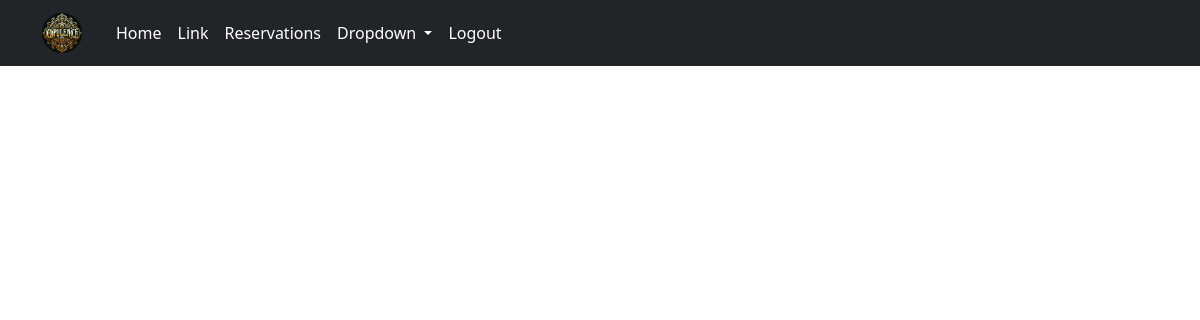
/res/ (signed in), run on an earlier commit of the app's database.
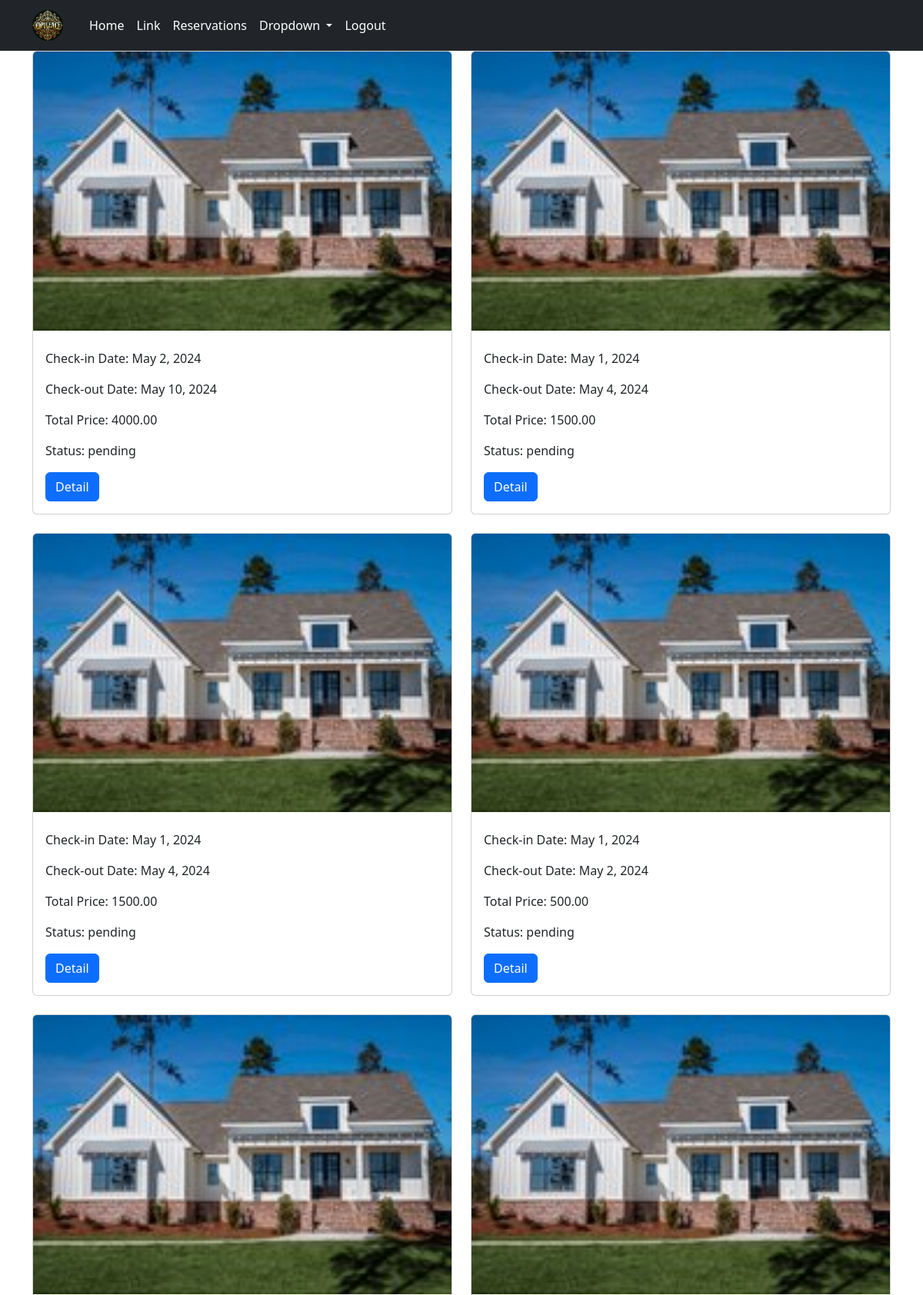
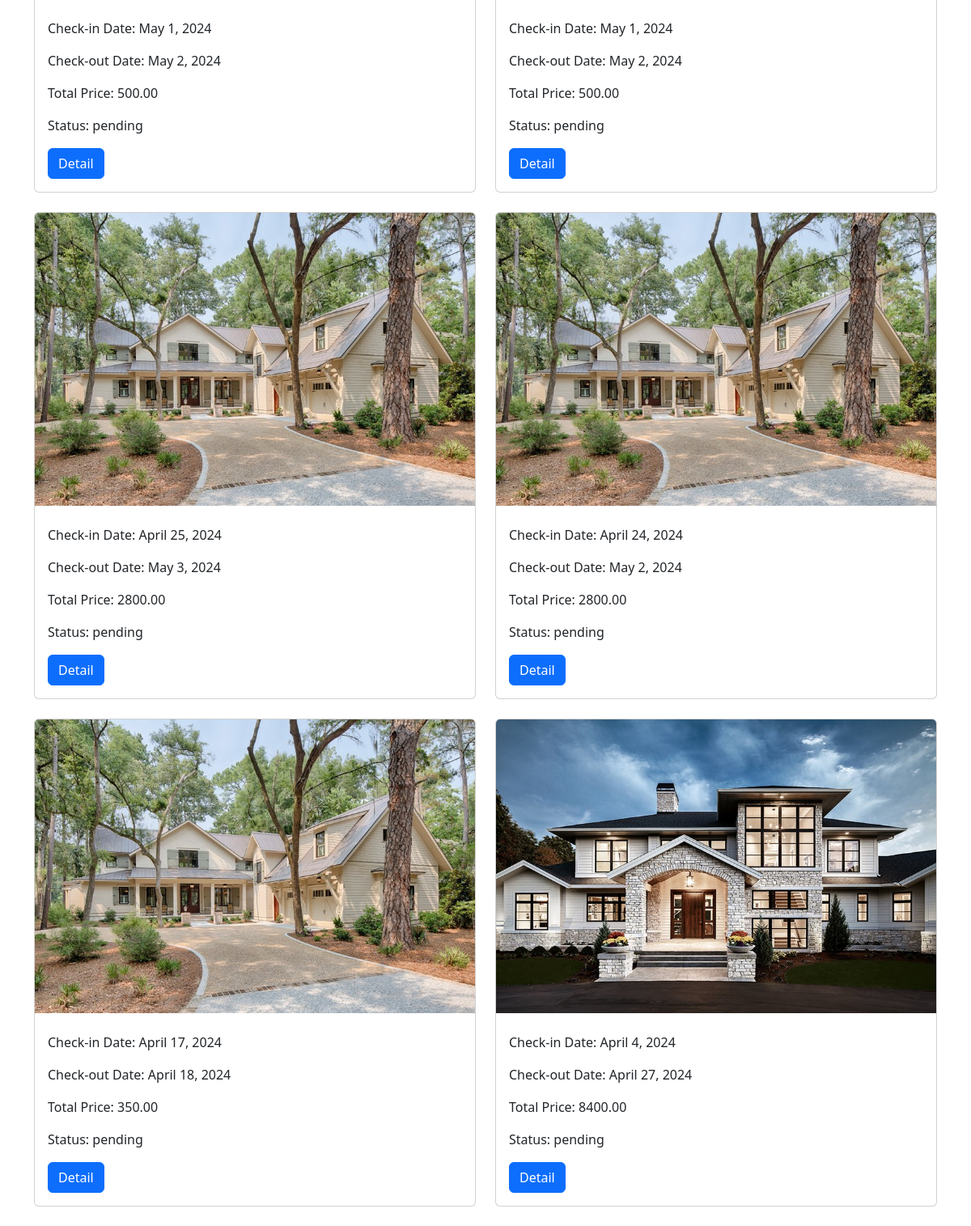
And on a later commit of the database (2 pictures, top to bottom).
### reservations/models.py (models this page shows, shortened)
class Reservation(models.Model):
    user = models.ForeignKey(settings.AUTH_USER_MODEL, null=True, blank=True, on_delete=models.CASCADE)
    apartment = models.ForeignKey(Apartment, on_delete=models.CASCADE)
    check_in_date = models.DateField()
    check_out_date = models.DateField()
    total_price = models.DecimalField(max_digits=10, decimal_places=2)
    reservation_status = models.ForeignKey(ReservationStatus, on_delete=models.CASCADE,default=1)

class ReservationStatus(models.Model):
    status_name = models.CharField(max_length=100, unique=True)
    def __str__(self):
        return self.status_name

### apartments/models.py (models this page shows, shortened)
class Apartment(models.Model):
    category = models.ForeignKey(Category, on_delete=models.CASCADE)
    country=models.ForeignKey(Country,on_delete=models.SET_NULL,null=True,blank=True)
    city = models.ForeignKey(City, on_delete=models.CASCADE)
    apt_name = models.CharField(max_length=255)
    description = models.TextField()
    cover_image=models.ImageField(upload_to='covers/',null=True)
    district = models.CharField(max_length=30)
    is_active = models.BooleanField(default=True)
    is_booked = models.BooleanField(default=False)
    rooms = models.IntegerField()
    beds = models.IntegerField()
    bath_rooms = models.IntegerField()
    wifi = models.BooleanField(default=False)
    tv = models.BooleanField(default=False)
    price_per_night = models.DecimalField(max_digits=10, decimal_places=2)
    user = models.ForeignKey(settings.AUTH_USER_MODEL, null=True, blank=True, on_delete=models.CASCADE)
    created_at = models.DateTimeField(auto_now_add=True,null=True)
    updated_at = models.DateTimeField(auto_now=True,null=True)

### reservations/views.py (the view)
# urls.py: path("", ReservationListView.as_view(), name='list-reserv'),
class ReservationListView(LoginRequiredMixin, ListView):
    model = Reservation
    template_name = 'reservations/list_res.html'
    context_object_name = 'reservations'
    def get_queryset(self):
        return Reservation.objects.filter(user=self.request.user).order_by('-check_in_date')

### templates/reservations/list_res.html (shortened to what this page needs)
{% extends "base.html" %}
{% load static %}
{% block content %}
<div class="container">
  <div class="row">
    {% for reservation in reservations %}
    <div class="col-md-6 mb-4">
      <div class="card">
        {% if reservation.apartment.cover_image.url  %}
        <img src="{{ reservation.apartment.cover_image.url }}" class="card-img-top" alt="Apartment Image">
        {% else %}
        <img src="{% static 'path_to_default_image.jpg' %}" class="card-img-top" alt="Default Image">
        {% endif %}
        <div class="card-body">
          <p class="card-text">Check-in Date: {{ reservation.check_in_date }}</p>
          <p class="card-text">Check-out Date: {{ reservation.check_out_date }}</p>
          <p class="card-text">Total Price: {{ reservation.total_price }}</p>
          <p class="card-text">Status: {{ reservation.reservation_status }}</p>
          {% if reservation.reservation_status.id == 1 %}
            <a href="{% url 'detail-reserv' reservation.pk  %}" class="btn btn-primary">Detail</a>
          {% endif %}
        </div>
      </div>
    </div>
    {% endfor %}
  </div>
</div>
{% endblock content %}

What changed in the data, as far as the page shows it:
added Reservation: apartment.cover_image (picture), check_in_date "May 2, 2024", check_out_date "May 10, 2024", total_price "4000.00", reservation_status "pending", shows "Detail"
added Reservation: apartment.cover_image (picture), check_in_date "May 1, 2024", check_out_date "May 4, 2024", total_price "1500.00", reservation_status "pending", shows "Detail"
added Reservation: apartment.cover_image (picture), check_in_date "May 1, 2024", check_out_date "May 4, 2024", total_price "1500.00", reservation_status "pending", shows "Detail"
added Reservation: apartment.cover_image (picture), check_in_date "May 1, 2024", check_out_date "May 2, 2024", total_price "500.00", reservation_status "pending", shows "Detail"
added Reservation: apartment.cover_image (picture), check_in_date "May 1, 2024", check_out_date "May 2, 2024", total_price "500.00", reservation_status "pending", shows "Detail"
added Reservation: apartment.cover_image (picture), check_in_date "May 1, 2024", check_out_date "May 2, 2024", total_price "500.00", reservation_status "pending", shows "Detail"
added Reservation: apartment.cover_image (picture), check_in_date "April 25, 2024", check_out_date "May 3, 2024", total_price "2800.00", reservation_status "pending", shows "Detail"
added Reservation: apartment.cover_image (picture), check_in_date "April 24, 2024", check_out_date "May 2, 2024", total_price "2800.00", reservation_status "pending", shows "Detail"
added Reservation: apartment.cover_image (picture), check_in_date "April 17, 2024", check_out_date "April 18, 2024", total_price "350.00", reservation_status "pending", shows "Detail"
added Reservation: apartment.cover_image (picture), check_in_date "April 4, 2024", check_out_date "April 27, 2024", total_price "8400.00", reservation_status "pending", shows "Detail"
